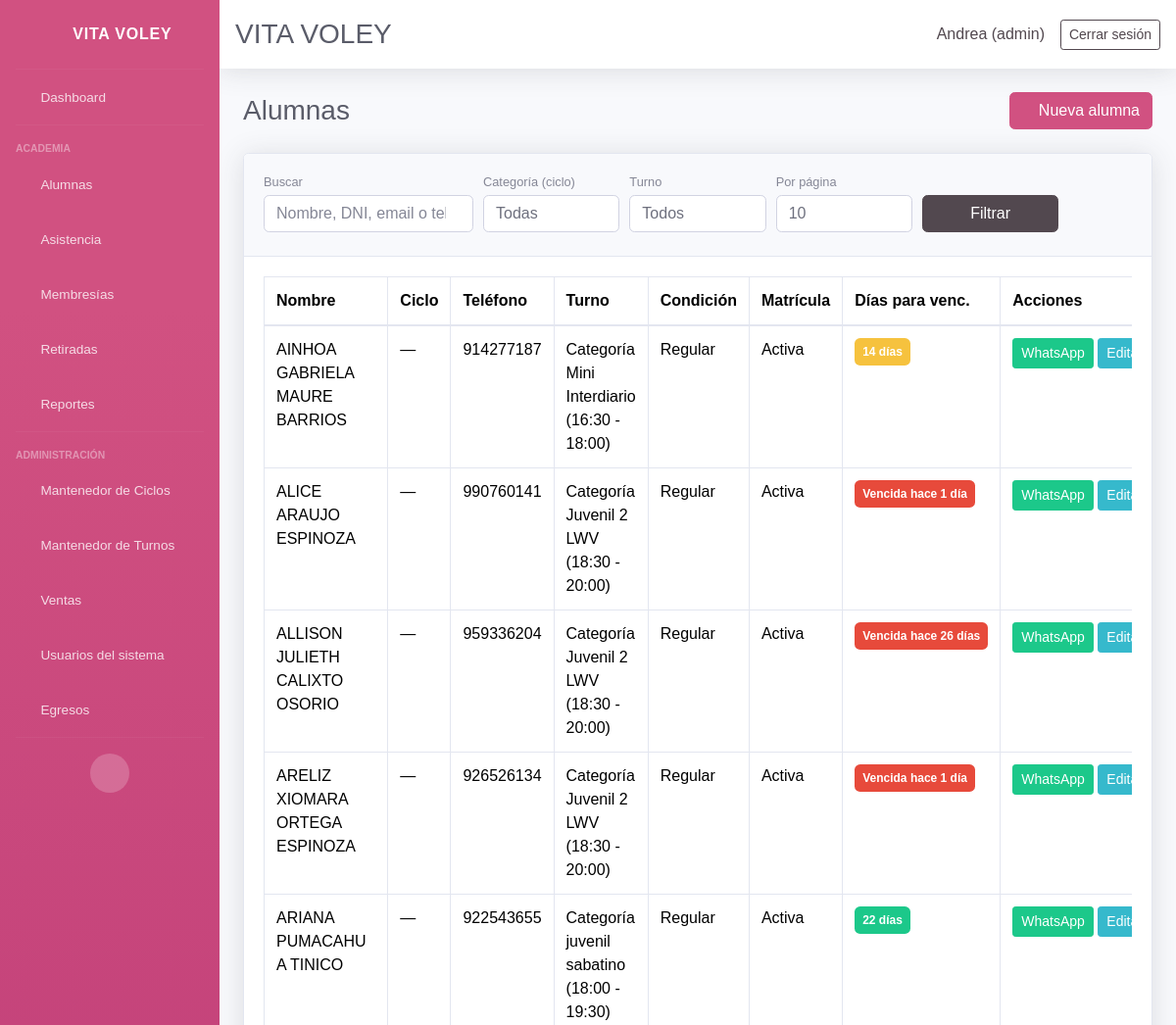
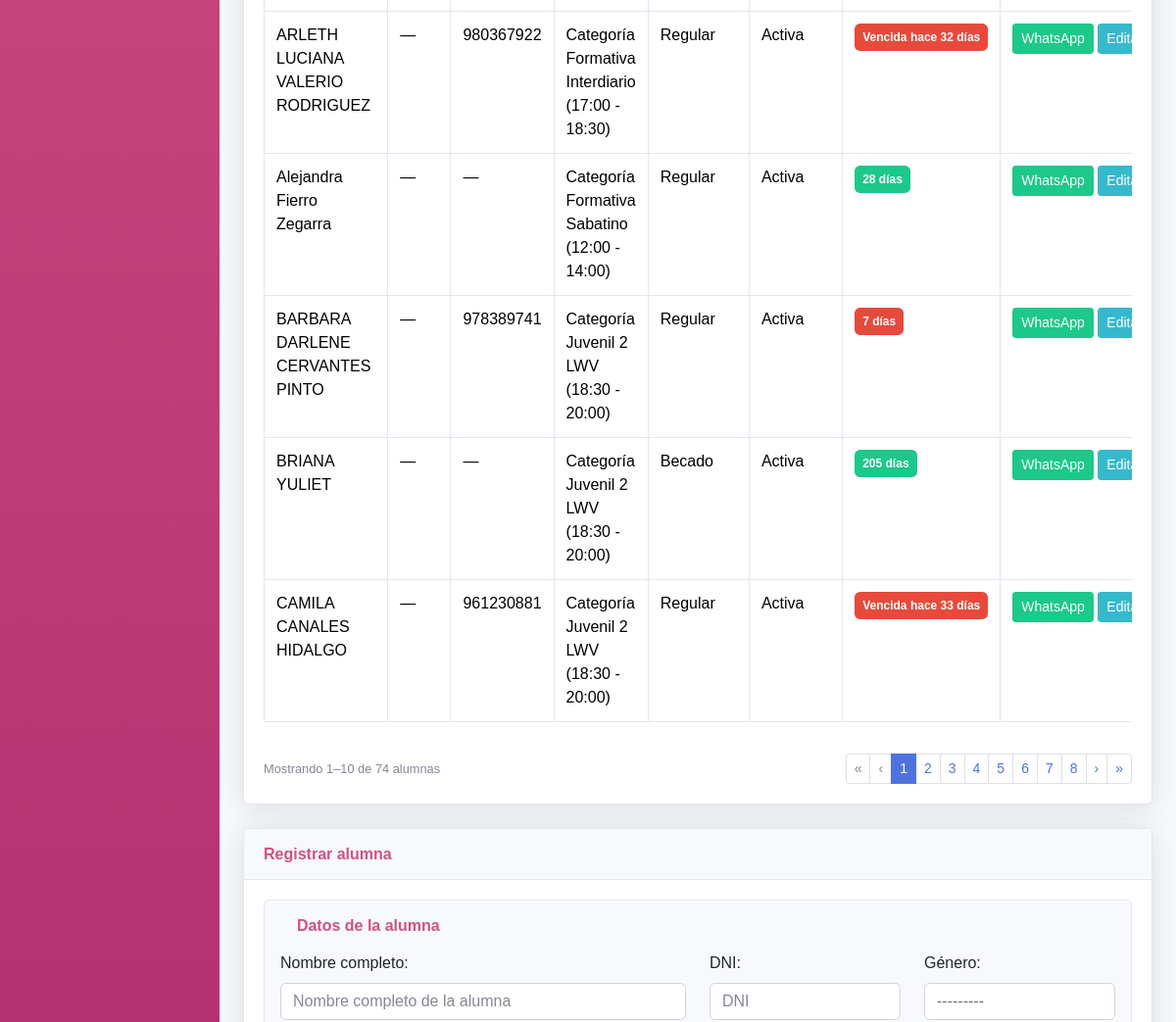
The page /students/ (signed in, upper part) on the database as committed earlier (2 pictures, top to bottom).
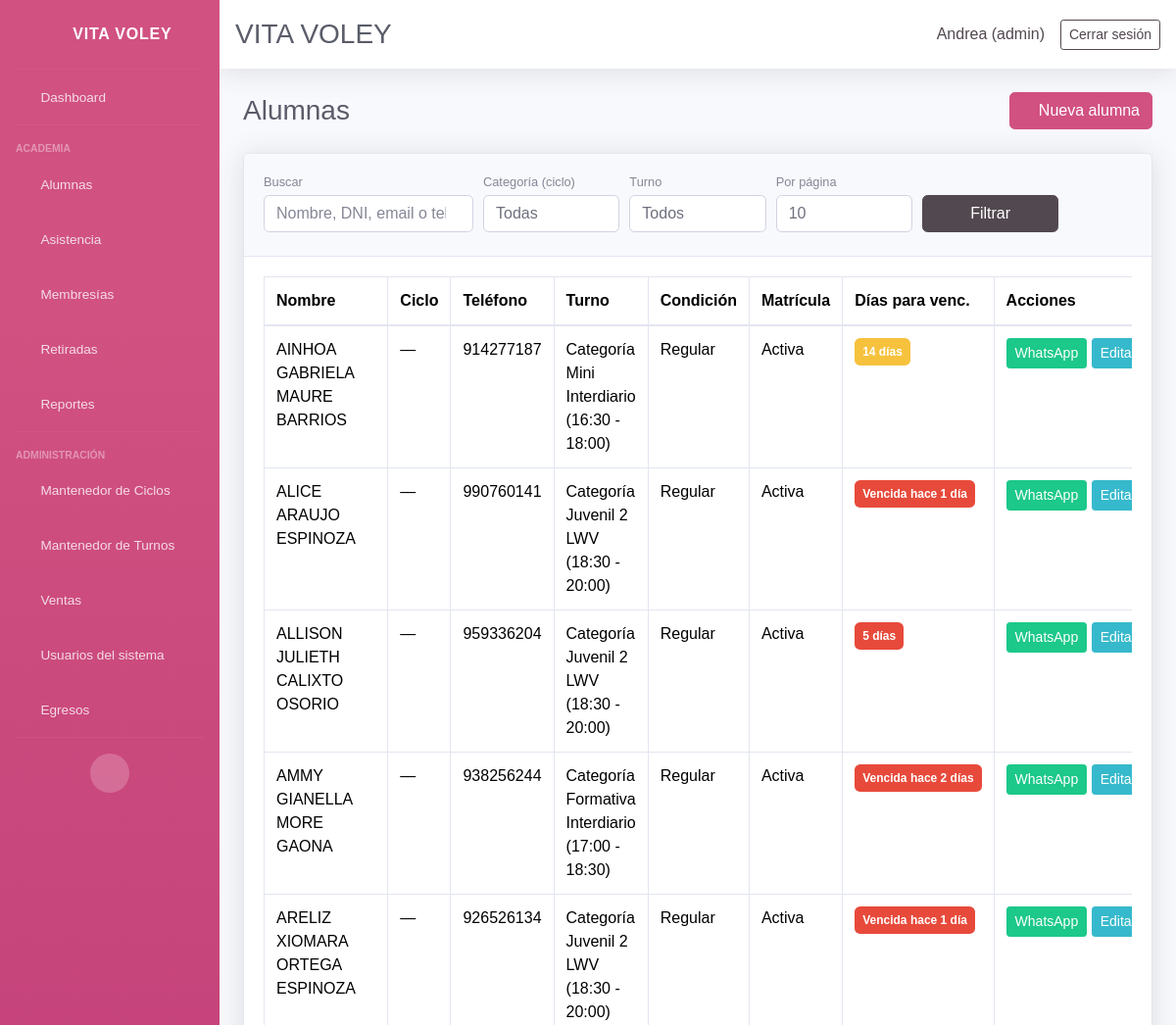
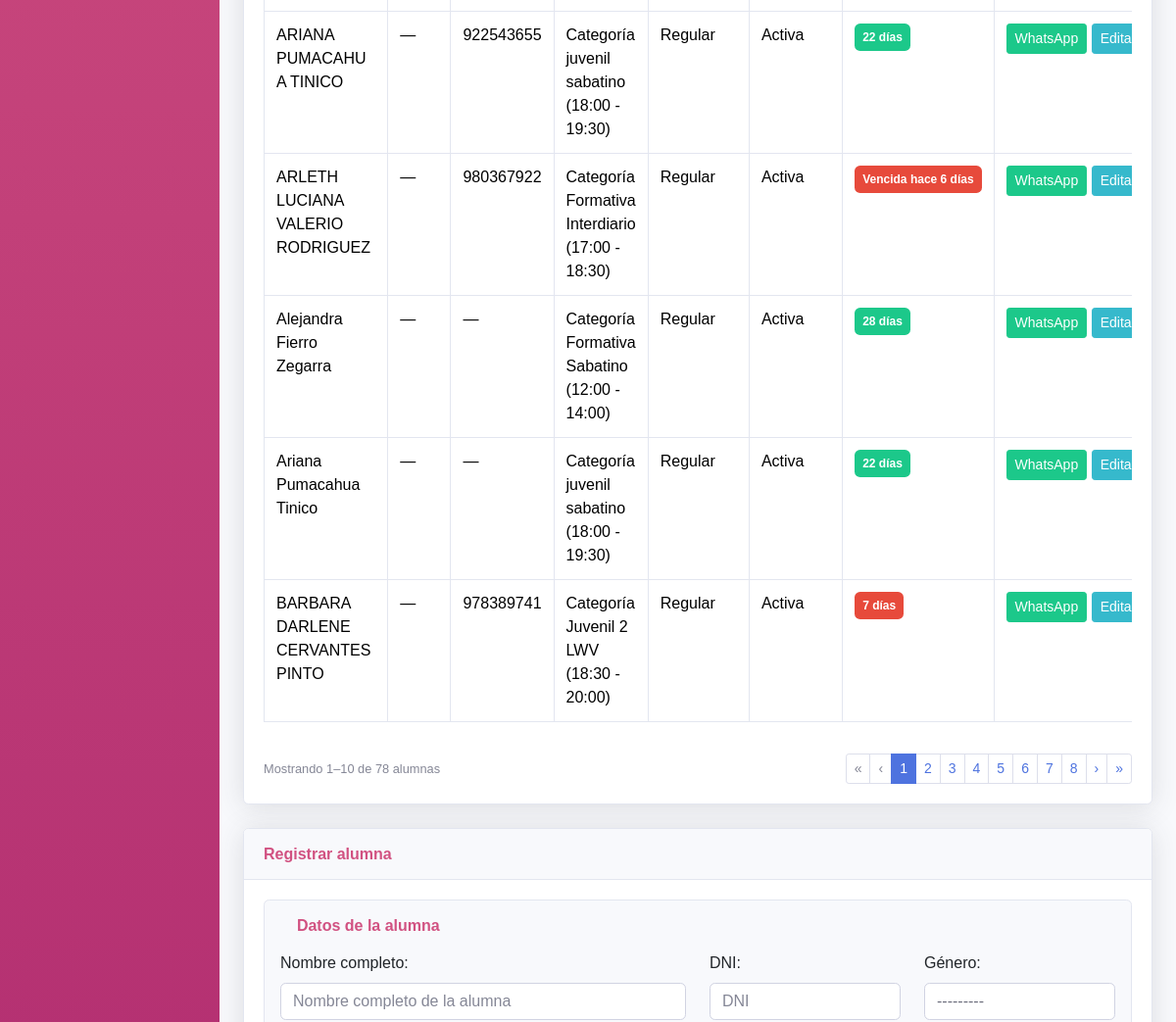
The same page on the database as committed later (2 pictures, top to bottom).
### core/models.py (models this page shows, shortened)
class Student(models.Model):
    ENROLLMENT_STATUS_CHOICES = ENROLLMENT_STATUS_CHOICES
    name = models.CharField(max_length=120)
    age = models.PositiveSmallIntegerField(blank=True, null=True)
    dni = models.CharField(max_length=15, blank=True, null=True)
    email = models.EmailField(blank=True, null=True)
    contact = models.CharField(max_length=200, blank=True, null=True, verbose_name='Teléfono del estudiante')
    gender = models.CharField(max_length=10, choices=GENDER_CHOICES, blank=True, null=True, verbose_name='Género')
    cycle = models.ForeignKey(
        Cycle,
        on_delete=models.SET_NULL,
        blank=True,
        null=True,
        related_name='students',
        verbose_name='Ciclo',
    )
    student_condition = models.CharField(
        max_length=20,
        choices=STUDENT_CONDITION_CHOICES,
        default='regular',
        verbose_name='Condición del alumno',
    )
    school = models.CharField(max_length=120, blank=True, null=True, verbose_name='Colegio')
    size = models.CharField(max_length=5, choices=SIZE_CHOICES, blank=True, null=True, verbose_name='Talla')
    referral_source = models.CharField(max_length=200, blank=True, null=True, verbose_name='¿Cómo se enteró de la academia?')
    uniform_delivered = models.BooleanField(default=False, verbose_name='Se entregó uniforme')
    guardian = models.CharField(max_length=120, blank=True, null=True, verbose_name='Nombre del apoderado')
    guardian_dni = models.CharField(max_length=15, blank=True, null=True, verbose_name='DNI del apoderado')
    guardian_birth_date = models.DateField(blank=True, null=True, verbose_name='Fecha de nacimiento del apoderado')
    guardian_gender = models.CharField(
        max_length=10,
        choices=GENDER_CHOICES,
        blank=True,
        null=True,
        verbose_name='Género del apoderado',
    )
    guardian_phone = models.CharField(max_length=200, blank=True, null=True, verbose_name='Teléfono del apoderado')
    address = models.TextField(blank=True, null=True)
    shift = models.ForeignKey(Shift, on_delete=models.PROTECT, blank=True, null=True, related_name='students')
    enrollment_status = models.CharField(max_length=10, choices=ENROLLMENT_STATUS_CHOICES, default='active')
    retired = models.BooleanField(default=False)
    retired_reason = models.TextField(blank=True, null=True)
    retired_at = models.DateField(blank=True, null=True)
    monthly_fee = models.DecimalField(max_digits=10, decimal_places=2, blank=True, null=True)
    enrollment_date = models.DateField(blank=True, null=True)
    membership_start = models.DateField(blank=True, null=True, verbose_name='Inicio de membresía')
    membership_end = models.DateField(blank=True, null=True, verbose_name='Fin de membresía')
    birth_date = models.DateField(blank=True, null=True)
    attendance_days = models.JSONField(default=list, blank=True)
    created_at = models.DateTimeField(auto_now_add=True)
    class Meta:
        ordering = ['name']
    @property
    def active(self):
        return not self.retired and self.enrollment_status == 'active'
    def _membership_period(self):
        from datetime import timedelta
        if self.membership_start and self.membership_end:
            return self.membership_start, self.membership_end
    @property
    def membership_expiry_info(self):
        today = timezone.localdate()
        start, end = self._membership_period()
        if not end:
            return {'days': None, 'label': 'Sin membresía', 'color': 'secondary'}
        if not start:
            from datetime import timedelta
            start = end - timedelta(days=30)
        total_days = max((end - start).days, 1)
        if today > end:
            days_left = (end - today).days
            label = f'Vencida hace {abs(days_left)} día{"s" if abs(days_left) != 1 else ""}'
            color = 'danger'
        else:
            days_left = (end - today).days
            if days_left == 0:
                label = 'Vence hoy'
                color = 'danger'
            else:
                label = f'{days_left} día{"s" if days_left != 1 else ""}'
                elapsed = (today - start).days
                progress = min(max(elapsed / total_days, 0), 1)
                if progress < 1 / 3:
                    color = 'success'
                elif progress < 2 / 3:
                    color = 'warning'
                else:
                    color = 'danger'
        return {'days': days_left, 'label': label, 'color': color}
    @staticmethod
    def _whatsapp_url_from_phone(phone):
        if not phone:
            return None
        digits = ''.join(ch for ch in phone if ch.isdigit())
        if not digits:
            return None
        if digits.startswith('00'):
            digits = digits[2:]
        if len(digits) == 9:
            digits = '51' + digits
        elif len(digits) == 10 and digits.startswith('0'):
            digits = '51' + digits[1:]
        if len(digits) < 9:
            return None
        return f'https://wa.me/{digits}'
    @property
    def whatsapp_url(self):
        return self._whatsapp_url_from_phone(self.guardian_phone)
    def get_shift_display(self):
        if not self.shift:
            return ''
        return str(self.shift)

class Shift(models.Model):
    name = models.CharField(max_length=120)
    start_time = models.TimeField()
    end_time = models.TimeField()
    active_days = models.JSONField(default=list, blank=True)
    created_at = models.DateTimeField(auto_now_add=True)
    class Meta:
        ordering = ['name']
    @property
    def schedule(self):
        return f"{self.start_time.strftime('%H:%M')} - {self.end_time.strftime('%H:%M')}"
    def __str__(self):
        return f"{self.name} ({self.schedule})"

### core/views.py (the view, shortened to what this page needs)
# urls.py: path('students/', views.student_list, name='students_list'),
@login_required(login_url='login')
def student_list(request):
    query = request.GET.get('q', '').strip()
    cycle_filter = valid_cycle_id(request.GET.get('cycle', ''))
    shift_filter = _valid_shift_filter(request.GET.get('shift', ''))
    students = Student.objects.filter(retired=False).select_related('cycle', 'shift').prefetch_related('memberships')
    if cycle_filter:
        students = students.filter(cycle_id=int(cycle_filter))
    if shift_filter:
        students = students.filter(shift_id=int(shift_filter))
    students = students.order_by('name')
    per_page = _student_per_page(request)
    page_obj = Paginator(students, per_page).get_page(request.GET.get('page'))
    if request.method == 'POST':
        form = StudentForm(request.POST)
        if form.is_valid():
            form.save()
            return redirect('students_list')
    else:
        form = StudentForm()
    context = {
        'page_obj': page_obj,
        'per_page': per_page,
        'page_sizes': STUDENT_PAGE_SIZES,
        'students_query': urlencode(_students_list_query_params(request)),
        'query': query,
        'cycle_filter': cycle_filter,
        'cycle_choices': active_cycle_choices(),
        'shift_filter': shift_filter,
        'shift_choices': _shift_choices(),
        'form': form,
        'create_mode': True,
    }
    return render(request, 'core/students.html', context)

### core/context_processors.py (called while the page is built)
def user_role_context(request):
    user_role = None
    is_admin = False
    is_secretary = False
    if request.user.is_authenticated:
        if request.user.is_superuser:
            user_role = 'admin'
            is_admin = True
        else:
            profile = getattr(request.user, 'userprofile', None)
            if profile is not None:
                user_role = profile.role
                is_admin = profile.role == 'admin'
                is_secretary = profile.role == 'secretary'
            else:
                user_role = 'secretary'
                is_secretary = True
    return {
        'user_role': user_role,
        'is_admin': is_admin,
        'is_secretary': is_secretary,
    }

### core/models.py (called while the page is built)
def active_cycle_choices():
    return [
        (str(cycle.pk), cycle.name)
        for cycle in Cycle.objects.filter(is_active=True).order_by('name')
    ]

def valid_cycle_id(value):
    if not value or not str(value).isdigit():
        return ''
    if Cycle.objects.filter(pk=int(value)).exists():
        return str(value)
    return ''

    def __str__(self):
        return self.name

### core/templates/core/students.html (shortened to what the changed rows need)
{% extends 'core/base.html' %}
{% block content %}
<div class="d-sm-flex align-items-center justify-content-between mb-4">
    <h1 class="h3 mb-0 text-gray-800">Alumnas</h1>
</div>
<div class="card shadow mb-4">
    <div class="card-body">
        <div class="table-responsive">
            <table class="table table-bordered">
                <thead>
                    <tr>
                        <th>Nombre</th>
                        <th>Ciclo</th>
                        <th>Teléfono</th>
                        <th>Turno</th>
                        <th>Condición</th>
                        <th>Matrícula</th>
                        <th>Días para venc.</th>
                        <th>Acciones</th>
                    </tr>
                </thead>
                <tbody>
                    {% for student in page_obj %}
                    <tr>
                        <td>{{ student.name }}</td>
                        <td>{{ student.get_cycle_display|default:"—" }}</td>
                        <td>{{ student.contact|default:"—" }}</td>
                        <td>{{ student.get_shift_display|default:"—" }}</td>
                        <td>{{ student.get_student_condition_display }}</td>
                        <td>{% if student.enrollment_status == 'active' %}Activa{% else %}Inactiva{% endif %}</td>
                        <td>
                            {% with info=student.membership_expiry_info %}
                            <span class="badge badge-{{ info.color }} px-2 py-2">{{ info.label }}</span>
                            {% endwith %}
                        </td>
                        <td class="text-nowrap">
                            {% if student.whatsapp_url %}
                                <a class="btn btn-sm btn-success" href="{{ student.whatsapp_url }}" target="_blank" rel="noreferrer">WhatsApp</a>
                            {% else %}
                                <button class="btn btn-sm btn-secondary" disabled title="Sin teléfono del apoderado">WhatsApp</button>
                            {% endif %}
                            <a class="btn btn-sm btn-info" href="{% url 'student_edit' student.id %}">Editar</a>
                        </td>
                    </tr>
                    {% empty %}
                    <tr><td colspan="8">No se encontraron alumnas.</td></tr>
                    {% endfor %}
                </tbody>
            </table>
        </div>
        {% if page_obj %}
        <div class="d-flex flex-wrap justify-content-between align-items-center mt-3">
            <p class="text-muted small mb-2 mb-md-0">
                Mostrando {{ page_obj.start_index }}–{{ page_obj.end_index }} de {{ page_obj.paginator.count }} alumna{{ page_obj.paginator.count|pluralize:"s" }}
            </p>
            {% if page_obj.paginator.num_pages > 1 %}
            <nav aria-label="Páginas de alumnas">
                <ul class="pagination pagination-sm mb-0 flex-wrap">
                    <li class="page-item {% if not page_obj.has_previous %}disabled{% endif %}">
                        {% if page_obj.has_previous %}
                        <a class="page-link" href="?{% if students_query %}{{ students_query }}&{% endif %}page=1">«</a>
                        {% else %}<span class="page-link">«</span>{% endif %}
                    </li>
                    <li class="page-item {% if not page_obj.has_previous %}disabled{% endif %}">
                        {% if page_obj.has_previous %}
                        <a class="page-link" href="?{% if students_query %}{{ students_query }}&{% endif %}page={{ page_obj.previous_page_number }}">‹</a>
                        {% else %}<span class="page-link">‹</span>{% endif %}
                    </li>
                    {% for num in page_obj.paginator.page_range %}
                    <li class="page-item {% if page_obj.number == num %}active{% endif %}">
                        {% if page_obj.number == num %}
                        <span class="page-link">{{ num }}</span>
                        {% else %}
                        <a class="page-link" href="?{% if students_query %}{{ students_query }}&{% endif %}page={{ num }}">{{ num }}</a>
                        {% endif %}
                    </li>
                    {% endfor %}
                    <li class="page-item {% if not page_obj.has_next %}disabled{% endif %}">
                        {% if page_obj.has_next %}
                        <a class="page-link" href="?{% if students_query %}{{ students_query }}&{% endif %}page={{ page_obj.next_page_number }}">›</a>
                        {% else %}<span class="page-link">›</span>{% endif %}
                    </li>
                    <li class="page-item {% if not page_obj.has_next %}disabled{% endif %}">
                        {% if page_obj.has_next %}
                        <a class="page-link" href="?{% if students_query %}{{ students_query }}&{% endif %}page={{ page_obj.paginator.num_pages }}">»</a>
                        {% else %}<span class="page-link">»</span>{% endif %}
                    </li>
                </ul>
            </nav>
            {% endif %}
        </div>
        {% endif %}
    </div>
</div>
{% endblock %}

Rows that differ between the two databases and show on the page:
no longer on this page (row unchanged): Student: name "BRIANA YULIET", cycle "—", contact "—", shift "Categoría Juvenil 2 LWV (18:30 - 20:00)", student_condition "Becado", enrollment_status "Activa", membership_expiry_info.label "205 días"
no longer on this page (row edited): Student: name "CAMILA CANALES HIDALGO", cycle "—", contact "961230881", shift "Categoría Juvenil 2 LWV (18:30 - 20:00)", student_condition "Regular", enrollment_status "Activa", membership_expiry_info.label "Vencida hace 33 días"
changed Student "ALLISON JULIETH CALIXTO OSORIO": membership_expiry_info.label "Vencida hace 26 días" → "5 días"
now on this page (row edited): Student: name "AMMY GIANELLA MORE GAONA", cycle "—", contact "938256244", shift "Categoría Formativa Interdiario (17:00 - 18:30)", student_condition "Regular", enrollment_status "Activa", membership_expiry_info.label "Vencida hace 2 días"
changed Student "ARLETH LUCIANA VALERIO RODRIGUEZ": membership_expiry_info.label "Vencida hace 32 días" → "Vencida hace 6 días"
added Student: name "Ariana Pumacahua Tinico", cycle "—", contact "—", shift "Categoría juvenil sabatino (18:00 - 19:30)", student_condition "Regular", enrollment_status "Activa", membership_expiry_info.label "22 días"
Other text that changed with them:
{{ page_obj.paginator.count }}: "74" → "78"
